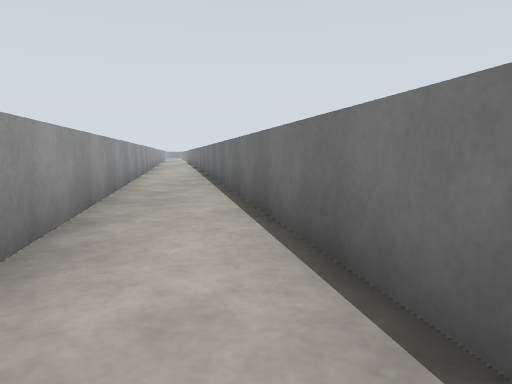
View 1 (above)

24 first-person views from a walk through a robot-simulator world made for Gazebo. The camera is 0.72 m above the floor, tilts 6° down and sees 70° across. The floor is counted in squares, 1 m on a side. Each view is taken from the middle of a square. On the plan, view 1 faces up. The plan holds only what a view shows up to about 11 squares ahead; the rest is blank. The place goes on beyond the plan.

View 2
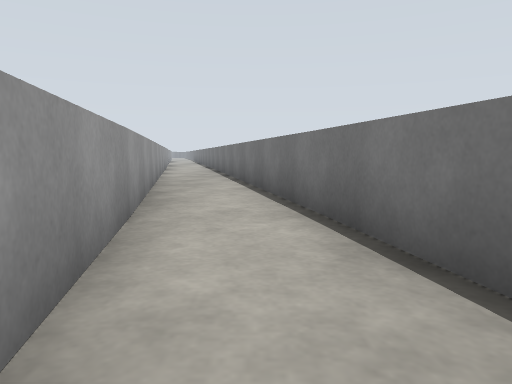

View 3
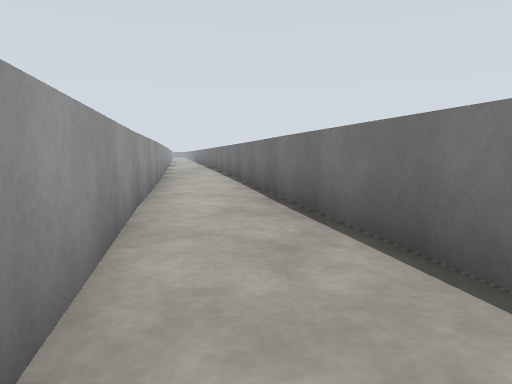

View 4
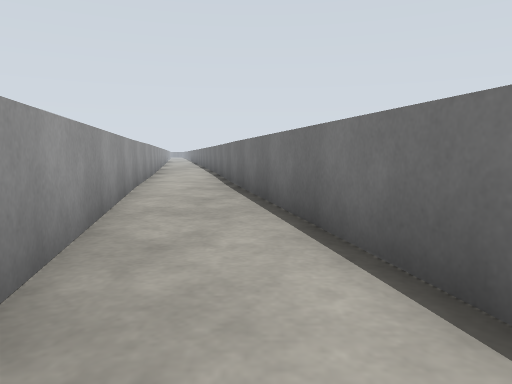

View 5
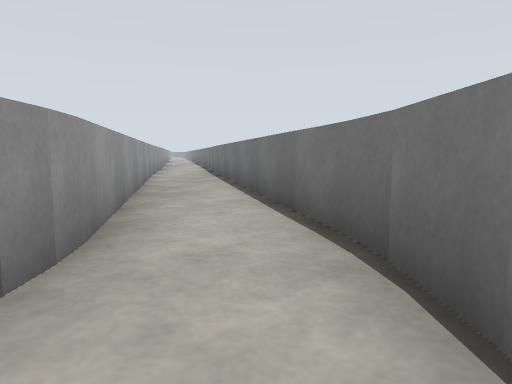

View 6
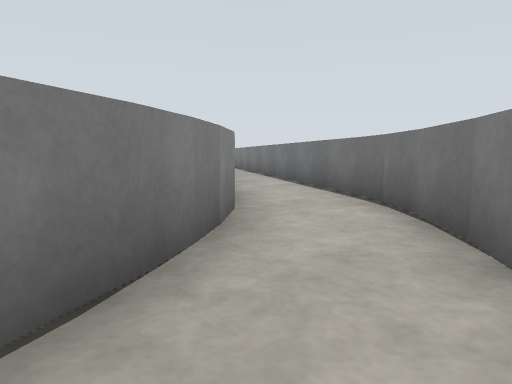

View 7
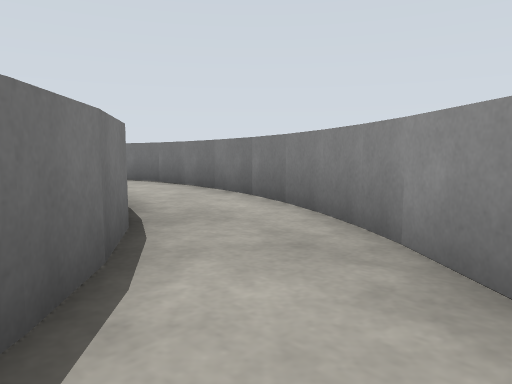

View 8
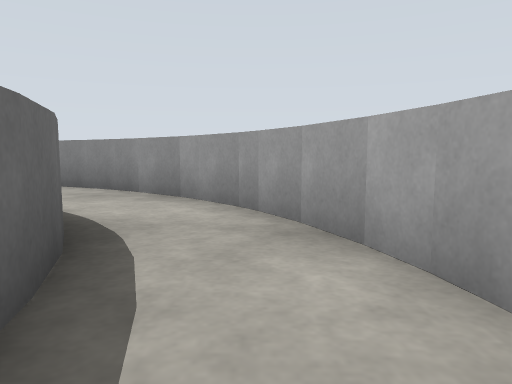

View 9
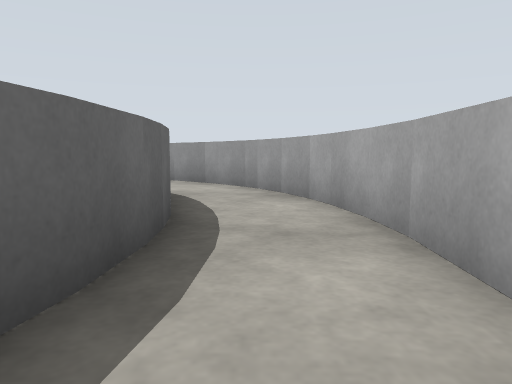

View 10
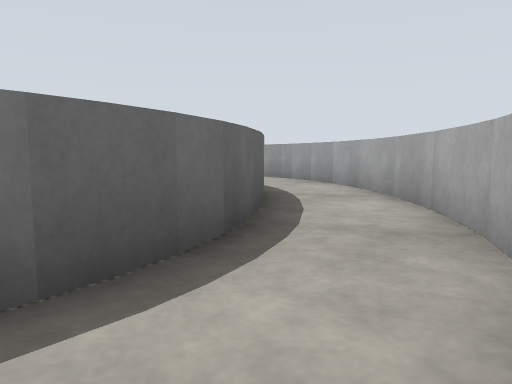

View 11
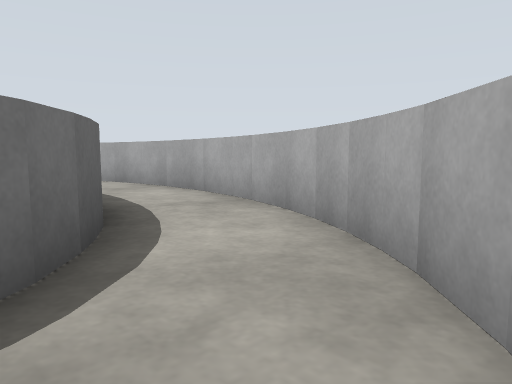

View 12
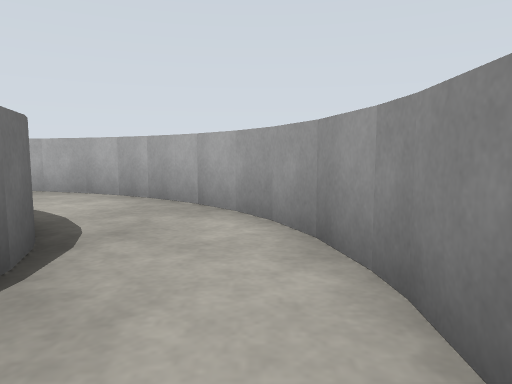

View 13
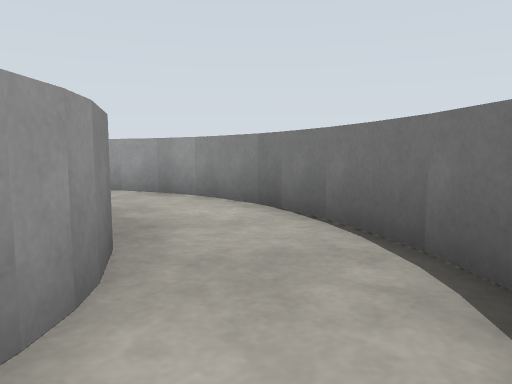

View 14
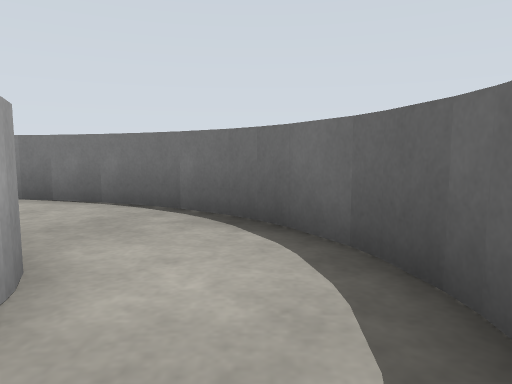

View 15
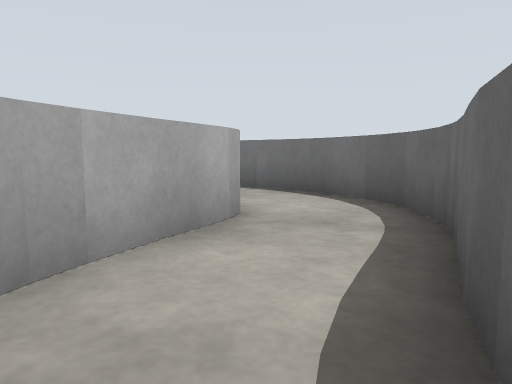

View 16
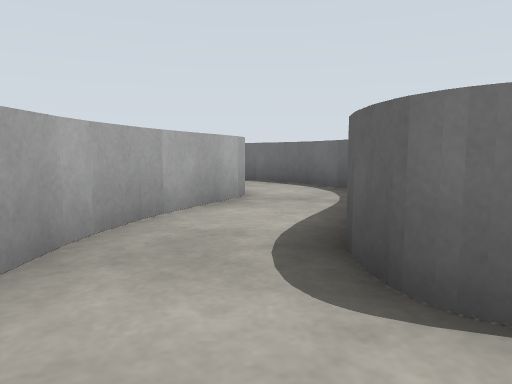

View 17
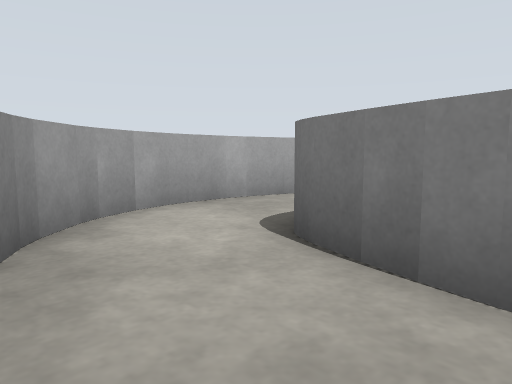

View 18
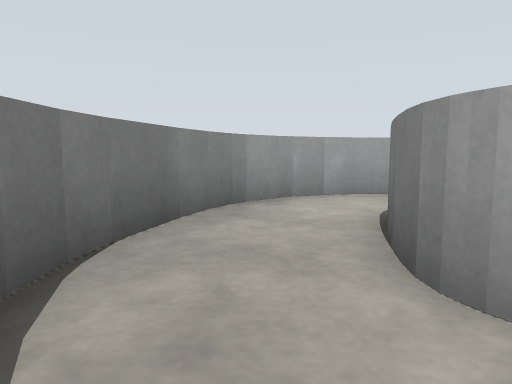

View 19
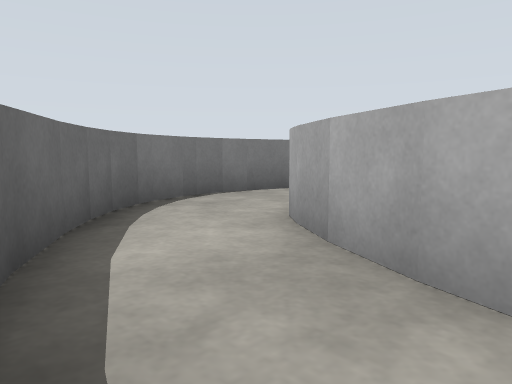

View 20
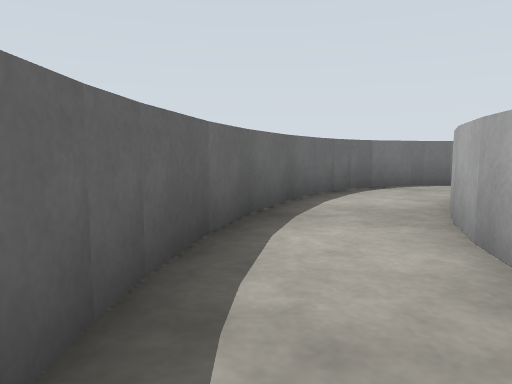

View 21
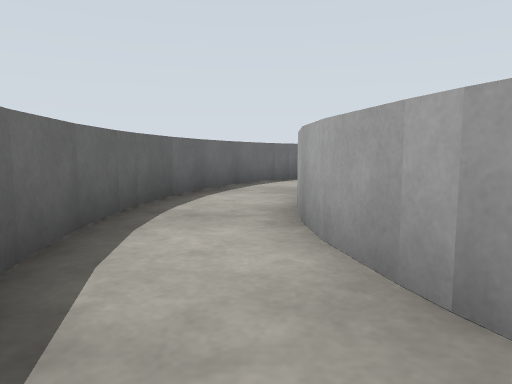

View 22
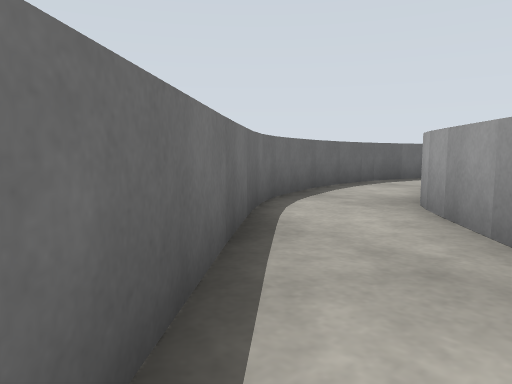

View 23
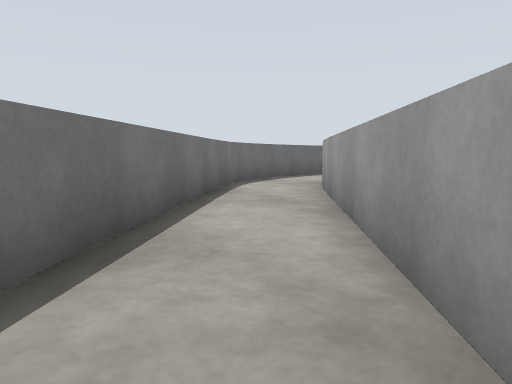

View 24
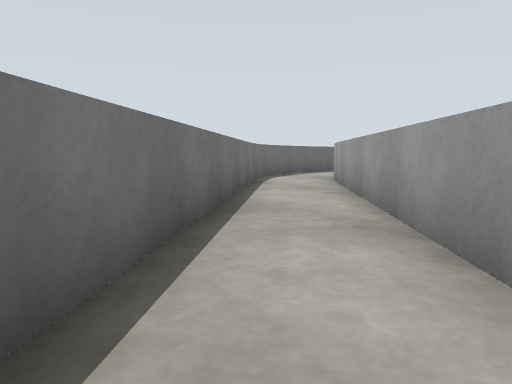

### Floor plan
Key: @ floor where view 1 was taken; # wall or solid block; . floor; = window, fence, low wall or low ledge.
Columns run from 20 left of view 1 to 4 right of it. Each row starts with its distance up from view 1.
 11                 #..#
 10                 #..#
  9                 #=.=#
  8                  #..#
  7                  #..#
  6                  #..#
  5                  #=.=
  4                   =.=#
  3                   #..#
  2                   #..#
  1                   #..#
  0                   #=@=
 -1                    =.=#
 -2                    #..#
 -3                    #..#
 -4                    #..#
 -5                    #=.=#
 -6                     =..#
 -7          #######    #..#
 -8        ##=.....=### #..#
 -9      ##=.........=###..=
-10     ##=..=#####=...##=.=#
-11    ##...###    ##..=##..#
-12   ##...##       #=..##..#
-13 ##=...## ##==## #=.=##..#
-14 #=..=## ##....=##..###..#
-15  ..=## ##..=.......###..#
-16 ..###  #=.=###=..=## #..#
-17        #..##  #####  #..#
-18        #..#         #=.=#
-19        #..#        ##..#
-20        #..##      ##...#
-21        #=..###   ##=..##
-22         #....==#==...##
-23         ##=.........##
-24           ###=...=###
-25              #####

Where each view was taken, in squares from view 1:
view 1: 0 up, 0 right, facing up
view 2: 3 down, 0 right, facing up
view 3: 8 down, 1 right, facing up
view 4: 11 down, 2 right, facing up
view 5: 16 down, 3 right, facing up
view 6: 19 down, 2 right, facing up
view 7: 22 down, 1 left, facing up-right
view 8: 23 down, 5 left, facing right
view 9: 23 down, 8 left, facing right
view 10: 22 down, 11 left, facing right
view 11: 20 down, 12 left, facing down-right
view 12: 17 down, 12 left, facing down
view 13: 14 down, 9 left, facing down-left
view 14: 14 down, 7 left, facing left
view 15: 15 down, 4 left, facing left
view 16: 15 down, 2 left, facing left
view 17: 12 down, 1 left, facing down-left
view 18: 10 down, 2 left, facing down
view 19: 8 down, 6 left, facing down-right
view 20: 8 down, 9 left, facing right
view 21: 9 down, 12 left, facing right
view 22: 12 down, 16 left, facing up-right
view 23: 15 down, 18 left, facing up-right
view 24: 16 down, 20 left, facing up-right
